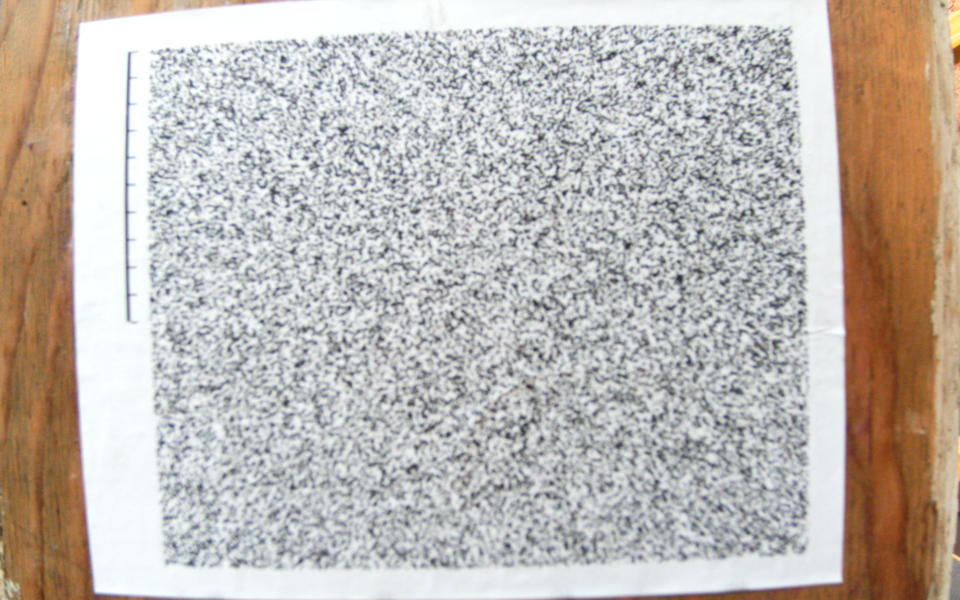
#> input picture dic_validation/captures/locked_20260804_161008_181.png, 1920 x 1200 px (shown at 1/2 size)
$ python -i phase3_displacement.py   (imports and definitions only)
#> lines starting #> are read from the running program, lines starting #| are printed output that depends on the picture
"""Phase 3: known-displacement validation against a 25.4 mm (1 in) tray slide.

Two sub-commands:

  scale   capture a still, find the speckle block's left and right edges, and
          turn the trusted 260.4 mm block width into a mm/px scale factor.

  run     capture a reference frame, wait for the operator to slide the tray,
          capture the deformed frame, and measure the displacement.

The printed scale bar on the target is NOT used: that print came out about 10%
enlarged, so the bar is not the length it claims. The block's edge-to-edge
horizontal width, measured on the bench at 10.25 in = 260.4 mm, is the only
trusted reference.

Edges are found from a per-column TEXTURE profile rather than brightness. The
speckle block is high-variance, the surrounding paper margin is nearly flat, and
that contrast is far more stable than absolute intensity under uneven lighting
and the known target tilt.

'run' waits on a sentinel file instead of exiting between the reference and
deformed captures, so the camera is never reopened mid-trial. A reopen would
re-run the exposure lock and could land on a different operating point, which
would show up as false motion.

Requires: pip install opencv-python numpy scikit-image
"""

import argparse
import json
import sys
import time
from pathlib import Path

import cv2
import numpy as np
from skimage.registration import phase_cross_correlation

sys.path.insert(0, str(Path(__file__).resolve().parent))
from camera_check import safe_read
from camera_lock import (capture_diagnostics, capture_series,
                         print_capture_diagnostics)
from lock_and_preview import open_locked_camera

HERE = Path(__file__).resolve().parent
TRIALS_DIR = HERE / "phase3"
SCALE_PATH = TRIALS_DIR / "scale.json"
SENTINEL = HERE / "PROCEED_TO_DEFORMED"

#: The one trusted physical reference: block width measured edge-to-edge.
BLOCK_WIDTH_MM = 260.4

#: Known displacement and its reference uncertainty. Day 3: the operator's
#: mark-to-mark slide measured 25.9 mm by calipers (was 25.4 +/- 0.8 by tape).
KNOWN_MM = 25.9
KNOWN_TOL_MM = 0.2

UPSAMPLE = 100
GRID_X = 6
GRID_Y = 4

#: Subset grid is inset from the detected block edges so no subset straddles an
#: edge -- an edge inside a subset is a huge high-contrast feature that would
#: dominate the correlation and hide what the speckle is doing.
BLOCK_INSET = 0.04

#: Rows used for the column texture profile, as fractions of frame height. The
#: extreme top and bottom carry the paper's own edges against the bench, which
#: are not part of the block.
PROFILE_ROW_LO = 0.25
PROFILE_ROW_HI = 0.75

#: Fraction of peak texture defining the block edge. Half-max is the standard
#: choice for a step whose exact transition width is set by focus, not geometry.
EDGE_FRACTION = 0.5

#: An edge whose 20%-80% transition is wider than this many px is called
#: ambiguous and gets escalated to the operator instead of used silently.
EDGE_SHARPNESS_LIMIT_PX = 40.0

#: Columns trimmed inside each paper edge before the block is looked for. The
#: paper-to-bench boundary is a hard intensity step, and a step reads as very
#: high texture -- higher than the speckle itself. Without this trim the block
#: detector locks onto the sheet's own edge instead of the block's.
PAPER_INSET_PX = 25

STILL_FRAMES = 5
SETTLE_SECONDS = 1.0
WAIT_TIMEOUT_S = 1800.0


# --------------------------------------------------------------------------
# capture helpers
# --------------------------------------------------------------------------

# [10 lines left out: function grab_still, not called in this run]


# --------------------------------------------------------------------------
# edge detection / scale
# --------------------------------------------------------------------------

def column_texture(gray):
    """Per-column texture profile over the central rows.

    Texture = std down the column. The speckle block reads high, the blank
    paper margin reads near zero, and the bench behind the paper sits somewhere
    between -- so the block stands out as a clean plateau.
    """
    h = gray.shape[0]
    lo, hi = int(h * PROFILE_ROW_LO), int(h * PROFILE_ROW_HI)
    band = gray[lo:hi, :].astype(np.float64)
    # Mild vertical blur first: single-pixel speckle noise otherwise adds a
    # floor to every column, compressing the block-vs-margin contrast.
    band = cv2.GaussianBlur(band, (1, 5), 0)
    return band.std(axis=0)


# [5 lines left out: function row_texture, not called in this run]


def _crossing(profile, threshold, start, stop, step):
    """First index in [start, stop) where profile crosses threshold, subpixel.

    Linear interpolation between the bracketing samples. The crossing sits
    between two integer columns, and rounding it to the nearer one would put a
    quantisation error straight into the scale factor.
    """
    i = start
    while (i + step) != stop and 0 <= i + step < len(profile):
        a, b = profile[i], profile[i + step]
        if (a < threshold) != (b < threshold):
            if b == a:
                return float(i)
            frac = (threshold - a) / (b - a)
            return float(i) + frac * step
        i += step
    return None


def column_brightness(gray):
    """Per-column 90th-percentile intensity over the central rows.

    The 90th percentile, not the mean. Inside the speckle block the mean sags
    to roughly the level of the bench (~180 vs ~130), because half the block is
    black ink -- so a mean-based threshold cuts the sheet in half. The white
    paper showing between speckles still reaches ~220-250 though, and the bench
    never exceeds ~150, so the upper percentile separates sheet from bench with
    a wide margin.
    """
    h = gray.shape[0]
    lo, hi = int(h * PROFILE_ROW_LO), int(h * PROFILE_ROW_HI)
    prof = np.percentile(gray[lo:hi, :].astype(np.float64), 90, axis=0)
    return cv2.GaussianBlur(prof.reshape(-1, 1), (1, 9), 0).ravel()


def _longest_run(mask, min_len):
    """Longest contiguous True run in mask as (start, end) inclusive, or None.

    Longest-run rather than first-crossing throughout: the frame contains
    several narrow decoys -- the printed tick bar, and the sheet's own edges
    against the bench -- that a scan-inward-until-threshold would stop on. The
    features being measured are hundreds of px wide, so taking the widest run
    ignores every decoy without needing to special-case any of them.
    """
    best, best_len, start = None, 0, None
    for i, flag in enumerate(mask):
        if flag and start is None:
            start = i
        elif not flag and start is not None:
            if i - start > best_len:
                best, best_len = (start, i - 1), i - start
            start = None
    if start is not None and len(mask) - start > best_len:
        best, best_len = (start, len(mask) - 1), len(mask) - start
    if best is None or best_len < min_len:
        return None
    return best


def _refine_boundaries(prof, threshold, run, window=40):
    """Subpixel left/right edges of a run, walking OUTWARD from inside it.

    Direction matters. Searching inward from outside the run can cross an
    unrelated feature first and stop there -- the printed tick bar sits 40 px
    from the block's left edge and is the strongest texture spike in the frame,
    so an inward search returns the tick bar's edge instead of the block's.
    Starting inside the run, where the profile is known to be above threshold,
    the first crossing found on the way out is by construction the run's own
    edge.
    """
    left = _crossing(prof, threshold, run[0], max(-1, run[0] - window), -1)
    right = _crossing(prof, threshold, run[1], min(len(prof), run[1] + window), +1)
    return (float(run[0]) if left is None else left,
            float(run[1]) if right is None else right)


def detect_paper_span(gray):
    """Columns spanned by the white sheet. Returns (left, right) or None."""
    prof = column_brightness(gray)
    dark = float(np.percentile(prof, 5))
    bright = float(np.percentile(prof, 95))
    threshold = 0.5 * (dark + bright)
    run = _longest_run(prof > threshold, min_len=100)
    if run is None:
        return None
    return _refine_boundaries(prof, threshold, run)


def detect_block_edges(gray):
    """Left and right edges of the speckle block, subpixel. Returns a dict.

    Two stages. First the sheet is located by brightness; then the block is
    located by texture strictly INSIDE the sheet, inset past its edges. The
    speckle is high-variance and the blank margin is nearly flat, so within the
    sheet that contrast is unambiguous.
    """
    paper = detect_paper_span(gray)
    if paper is None:
        return {"ok": False, "reason": "could not locate the paper sheet"}

    prof = column_texture(gray)
    smooth = cv2.GaussianBlur(prof.reshape(-1, 1), (1, 9), 0).ravel()

    lo = int(paper[0]) + PAPER_INSET_PX
    hi = int(paper[1]) - PAPER_INSET_PX
    if hi - lo < 100:
        return {"ok": False, "reason": "paper too narrow after inset"}

    # Peak texture is measured only inside the sheet, so the paper-to-bench
    # step cannot set the scale the threshold is judged against.
    peak = float(np.percentile(smooth[lo:hi], 99))
    threshold = EDGE_FRACTION * peak

    inside = np.zeros(len(smooth), dtype=bool)
    inside[lo:hi] = smooth[lo:hi] > threshold
    run = _longest_run(inside, min_len=200)
    if run is None:
        return {"ok": False, "reason": "no textured run found inside the paper"}
    left, right = _refine_boundaries(smooth, threshold, run)

    # Widths measured outward from inside the run, for the same reason.
    left_width = _edge_transition_width(smooth, run, "left")
    right_width = _edge_transition_width(smooth, run, "right")
    span = right - left
    ambiguous = (left_width > EDGE_SHARPNESS_LIMIT_PX
                 or right_width > EDGE_SHARPNESS_LIMIT_PX)

    return {
        "ok": True,
        "left_px": left,
        "right_px": right,
        "span_px": span,
        "left_transition_px": left_width,
        "right_transition_px": right_width,
        "peak_texture": peak,
        "paper_left_px": paper[0],
        "paper_right_px": paper[1],
        "ambiguous": bool(ambiguous),
    }


def _edge_transition_width(prof, run, side, plateau_span=150, search=80):
    """20%-80% width of one block edge, in px. Wide means soft/ambiguous.

    Judged against the LOCAL texture plateau just inside that edge, not against
    the frame-wide peak. The peak is set by the tick bar and a few hot spots and
    sits above the block's own texture level, so an 80%-of-peak crossing simply
    does not exist near the edge and the width would come back infinite for a
    perfectly sharp edge.
    """
    n = len(prof)
    if side == "left":
        inner = prof[min(run[0] + 20, n - 1):min(run[0] + plateau_span, n)]
        start, stop, step = min(run[0] + 20, n - 1), max(run[0] - search, -1), -1
    else:
        inner = prof[max(run[1] - plateau_span, 0):max(run[1] - 20, 1)]
        start, stop, step = max(run[1] - 20, 0), min(run[1] + search, n), +1
    if inner.size == 0:
        return float("inf")
    plateau = float(np.median(inner))
    p80 = _crossing(prof, 0.8 * plateau, start, stop, step)
    p20 = _crossing(prof, 0.2 * plateau, start, stop, step)
    if p20 is None or p80 is None:
        return float("inf")
    return abs(p80 - p20)


# [19 lines left out: function save_edge_overlay, not called in this run]


# --------------------------------------------------------------------------
# displacement measurement
# --------------------------------------------------------------------------

def hann2d(shape):
    """Separable 2-D Hann window -- kills FFT edge leakage from the hard crop."""
    return np.outer(np.hanning(shape[0]), np.hanning(shape[1]))


# [19 lines left out: functions _prep, correlate, not called in this run]


#: Inset of the coarse-estimate ROI inside the detected block edges. Keeps the
#: stationary bench and paper margin out of the coarse correlation entirely.
COARSE_INSET_PX = 30


# [333 lines left out: functions block_roi, coarse_shift, subset_boxes, refine_on_subsets, wait_for_sentinel, cmd_scale and 4 more, not called in this run]


# [2 lines not run here, left out]

>>> import cv2
>>> picture = cv2.imread('captures/locked_20260804_161008_181.png', cv2.IMREAD_GRAYSCALE)
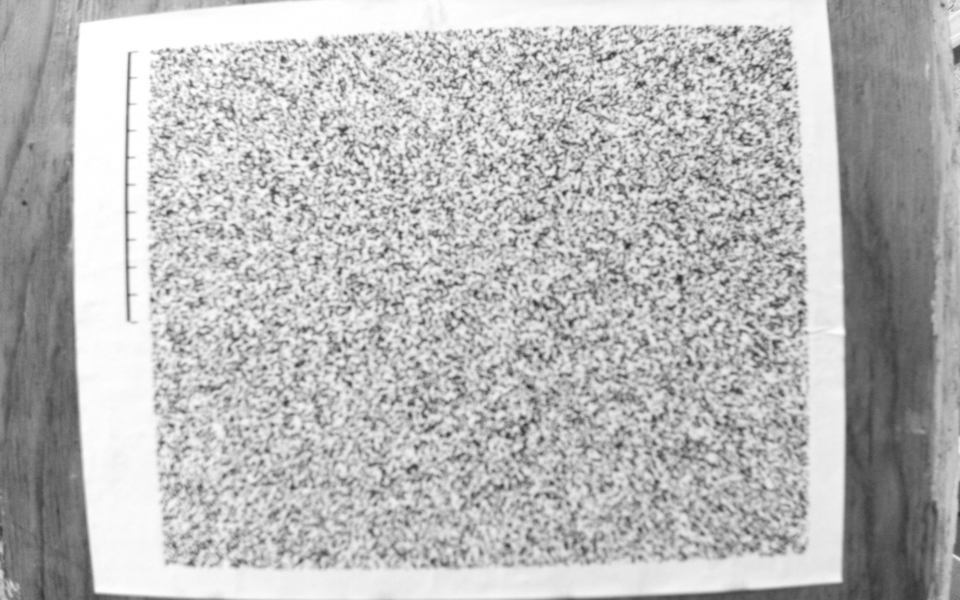
#> picture: shape (1200, 1920) (shown at 1/2 size); min 39, max 255, mean 184.6
>>> result = detect_block_edges(picture)
#> in column_brightness, `prof = np.percentile(gray[lo:hi, :].astype(np.float64), 90, axis=0)`: prof = 1920 values, max 255 at index 168, min 104 at index 1734, mean 209.3
#> in detect_paper_span, `prof = column_brightness(gray)`: prof = 1920 values, max 254.4 at index 169, min 104.6 at index 1736, mean 209.3
#> in detect_paper_span, `dark = float(np.percentile(prof, 5))`: dark = 129.3
#> in detect_paper_span, `bright = float(np.percentile(prof, 95))`: bright = 253.8
#> in detect_paper_span, `threshold = 0.5 * (dark + bright)`: threshold = 191.6
#> the loop in _longest_run, `for i, flag in enumerate(mask):` made 1920 passes
#> (best, best_len) on pass 1690: ((146, 1688), 1543)
#> start on passes 147, 1909: 146, 1908
#> after the loop in _longest_run, `for i, flag in enumerate(mask):`: best_len = 1543; start = 1908
#> in detect_paper_span, `run = _longest_run(prof > threshold, min_len=100)`: run = (146, 1688)
#> the loop in _crossing, `while (i + step) != stop and 0 <= i + step < len(profile):` made 1 pass
#> (a, b, frac) on pass 1: (193.5, 181.9, 0.165)
#> after the loop in _crossing, `while (i + step) != stop and 0 <= i + step < len(profile):`: i = 146
#> in _refine_boundaries, `left = _crossing(prof, threshold, run[0], max(-1, run[0] - window), -1)`: left = 145.8
#> the loop in _crossing, `while (i + step) != stop and 0 <= i + step < len(profile):` made 1 pass
#> (a, b, frac) on pass 1: (194.4, 179.3, 0.187)
#> after the loop in _crossing, `while (i + step) != stop and 0 <= i + step < len(profile):`: i = 1688
#> in _refine_boundaries, `right = _crossing(prof, threshold, run[1], min(len(prof), run[1] + win..`: right = 1688.2
#> in detect_block_edges, `paper = detect_paper_span(gray)`: paper = (145.8, 1688.2)
#> in column_texture, `band = gray[lo:hi, :].astype(np.float64)`:
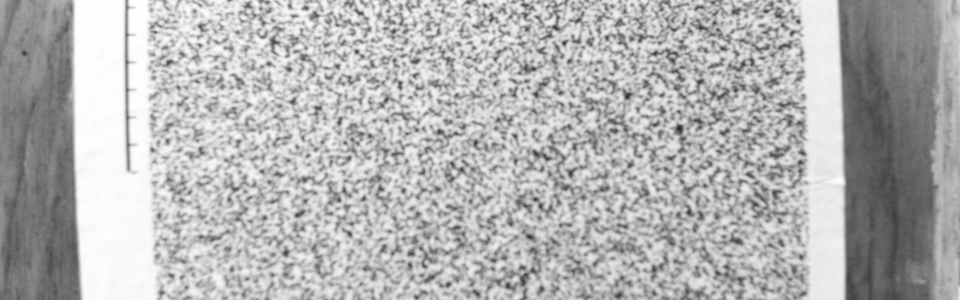
#> band: shape (600, 1920) float64 (shown at 1/2 size); min 39, max 255, mean 179.6
#> in detect_block_edges, `prof = column_texture(gray)`: prof = 1920 values, max 59.07 at index 151, min 1.28 at index 212, mean 24.43
#> in detect_block_edges, `smooth = cv2.GaussianBlur(prof.reshape(-1, 1), (1, 9), 0).ravel()`: smooth = 1920 values, max 56.42 at index 152, min 1.37 at index 211, mean 24.43
#> in detect_block_edges, `lo = int(paper[0]) + PAPER_INSET_PX`: lo = 170
#> in detect_block_edges, `hi = int(paper[1]) - PAPER_INSET_PX`: hi = 1663
#> in detect_block_edges, `peak = float(np.percentile(smooth[lo:hi], 99))`: peak = 36.6
#> in detect_block_edges, `threshold = EDGE_FRACTION * peak`: threshold = 18.3
#> the loop in _longest_run (call 2), `for i, flag in enumerate(mask):` made 1920 passes
#> (best, best_len) on passes 262, 1616: ((249, 260), 12), ((299, 1614), 1316)
#> start on passes 250, 300: 249, 299
#> in detect_block_edges, `run = _longest_run(inside, min_len=200)`: run = (299, 1614)
#> the loop in _crossing (call 2), `while (i + step) != stop and 0 <= i + step < len(profile):` made 1 pass
#> (a, b, frac) on pass 1: (20.01, 16.85, 0.543)
#> the loop in _crossing (call 2), `while (i + step) != stop and 0 <= i + step < len(profile):` made 1 pass
#> (a, b, frac) on pass 1: (18.58, 16.44, 0.129)
#> in detect_block_edges, `left, right = _refine_boundaries(smooth, threshold, run)`: left = 298.5; right = 1614.1
#> in _edge_transition_width, `n = len(prof)`: n = 1920
#> in _edge_transition_width, `inner = prof[min(run[0] + 20, n - 1):min(run[0] + plateau_span, n)]`: inner = 130 values, max 32.42 at index 82, min 23.68 at index 66, mean 26.48
#> in _edge_transition_width, `start, stop, step = min(run[0] + 20, n - 1), max(run[0] - search, -1),..`: start = 319; stop = 219; step = -1
#> in _edge_transition_width, `plateau = float(np.median(inner))`: plateau = 25.83
#> the loop in _crossing, `while (i + step) != stop and 0 <= i + step < len(profile):` made 20 passes
#> (a, b, frac) on pass 20: (22.97, 20.01, 0.78)
#> (a, b, i) on passes 1 to 6: (24.51, 24.5, 318), (24.5, 24.37, 317), (24.37, 24.12, 316), (24.12, 23.82, 315), (23.82, 23.62, 314), (23.62, 23.7, 313)
#> after the loop in _crossing, `while (i + step) != stop and 0 <= i + step < len(profile):`: i = 300
#> in _edge_transition_width, `p80 = _crossing(prof, 0.8 * plateau, start, stop, step)`: p80 = 299.2
#> the loop in _crossing, `while (i + step) != stop and 0 <= i + step < len(profile):` made 26 passes
#> (a, b, frac) on pass 26: (5.7, 4.07, 0.328)
#> after the loop in _crossing, `while (i + step) != stop and 0 <= i + step < len(profile):`: i = 294
#> in _edge_transition_width, `p20 = _crossing(prof, 0.2 * plateau, start, stop, step)`: p20 = 293.7
#> in detect_block_edges, `left_width = _edge_transition_width(smooth, run, "left")`: left_width = 5.55
#> the loop in _crossing (call 2), `while (i + step) != stop and 0 <= i + step < len(profile):` made 17 passes
#> (a, b, frac) on pass 17: (26.7, 24.68, 0.943)
#> (a, b) on passes 1 to 6: (27.39, 28.19), (28.19, 29.18), (29.18, 30.22), (30.22, 31.22), (31.22, 32.16), (32.16, 33.05)
#> the loop in _crossing (call 2), `while (i + step) != stop and 0 <= i + step < len(profile):` made 26 passes
#> (a, b, frac) on pass 26: (7.67, 5.93, 0.849)
#> in detect_block_edges, `right_width = _edge_transition_width(smooth, run, "right")`: right_width = 8.91
#> in detect_block_edges, `span = right - left`: span = 1315.7
#> in detect_block_edges, `ambiguous = (left_width > EDGE_SHARPNESS_LIMIT_PX or right_width > EDG..`: ambiguous = False
#> result = 10 items
